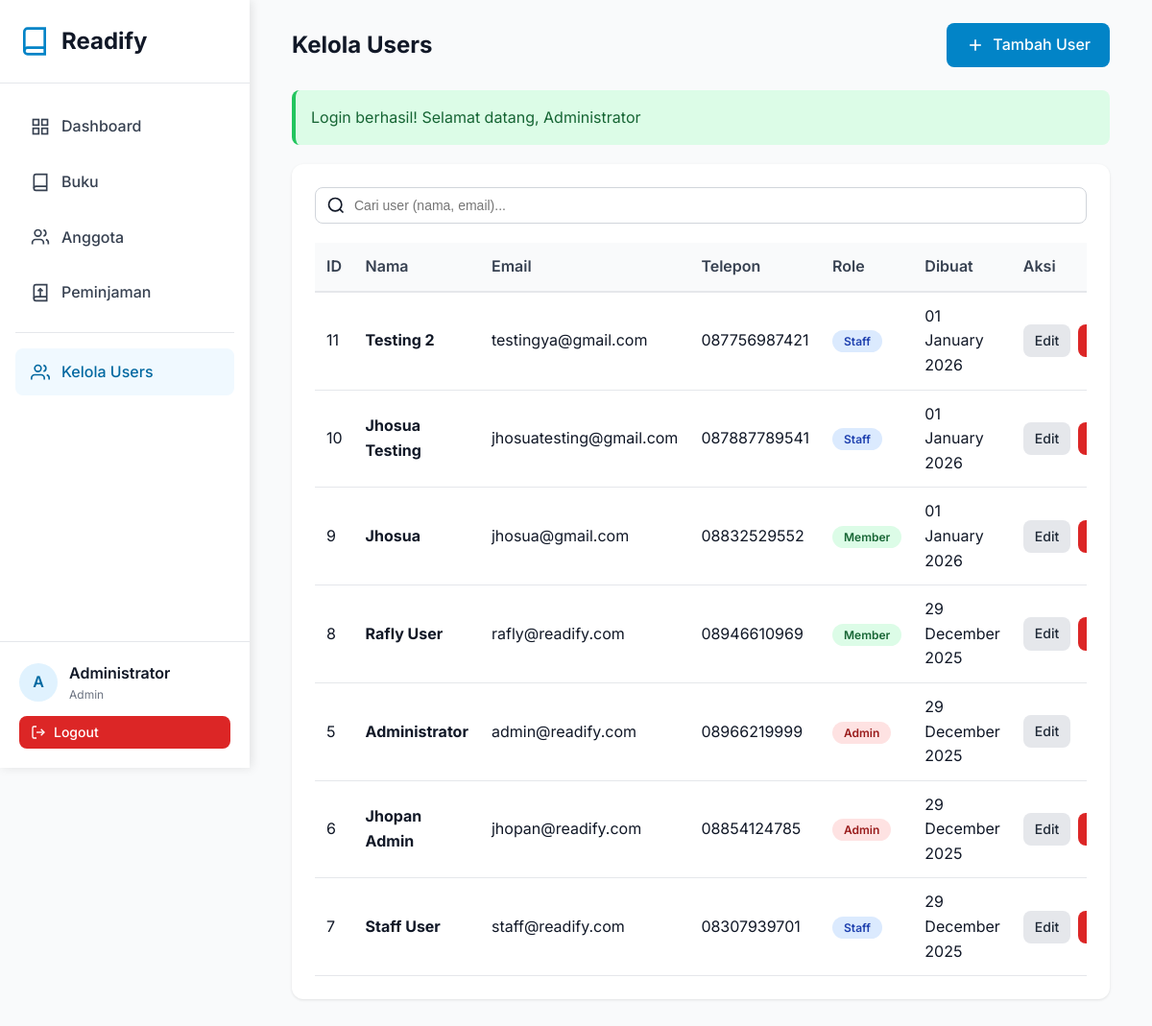
/pages/users/index.php (signed in), run on the app's committed database.
### tables this page shows
CREATE TABLE `users` (
  `id` int NOT NULL AUTO_INCREMENT,
  `name` varchar(100) NOT NULL,
  `email` varchar(100) NOT NULL,
  `phone` varchar(20) DEFAULT NULL,
  `password` varchar(255) NOT NULL,
  `role` enum('admin','staff','member') DEFAULT 'member',
  `created_at` timestamp NULL DEFAULT CURRENT_TIMESTAMP,
  `updated_at` timestamp NULL DEFAULT CURRENT_TIMESTAMP ON UPDATE CURRENT_TIMESTAMP,
  PRIMARY KEY (`id`),
  UNIQUE KEY `email` (`email`)
);

### config/config.php (called while the page is built, shortened)
<?php
require_once BASE_PATH . '/config/database.php';
function isLoggedIn() {
    return isset($_SESSION['user_id']);
}
function getCurrentUser() {
    if (isLoggedIn()) {
        $db = new Database();
        $user = $db->fetchOne("SELECT id, name, email, role FROM users WHERE id = ?", [$_SESSION['user_id']]);
        return $user;
    }
    return null;
}
function isAdmin() {
    return isLoggedIn() && isset($_SESSION['user_role']) && $_SESSION['user_role'] === 'admin';
}
function formatDate($date) {
    return date('d F Y', strtotime($date));
}
function getFlashMessage() {
    if (isset($_SESSION['flash_message'])) {
        $message = [
            'type' => $_SESSION['flash_type'],
            'message' => $_SESSION['flash_message']
        ];
        return $message;
    }
    return null;
}

### config/database.php (called while the page is built, shortened)
<?php
class Database {
    private $host = DB_HOST;
    private $user = DB_USER;
    private $pass = DB_PASS;
    private $dbname = DB_NAME;
    private $conn;
    private function connect() {
        $this->conn = null;
        try {
            $dsn = "mysql:host=" . $this->host . ";dbname=" . $this->dbname . ";charset=utf8mb4";
            $options = [
                PDO::ATTR_ERRMODE => PDO::ERRMODE_EXCEPTION,
                PDO::ATTR_DEFAULT_FETCH_MODE => PDO::FETCH_ASSOC,
                PDO::ATTR_EMULATE_PREPARES => false,
            ];
            $this->conn = new PDO($dsn, $this->user, $this->pass, $options);
        } catch(PDOException $e) {
            $this->error = $e->getMessage();
            die("Connection failed: " . $this->error);
        }
    }
    public function query($sql, $params = []) {
        try {
            $stmt = $this->conn->prepare($sql);
            $stmt->execute($params);
            return $stmt;
        } catch(PDOException $e) {
            throw new Exception($e->getMessage());
        }
    }
    public function fetchAll($sql, $params = []) {
        $stmt = $this->query($sql, $params);
        return $stmt->fetchAll();
    }
    public function fetchOne($sql, $params = []) {
        $stmt = $this->query($sql, $params);
        return $stmt->fetch();
    }
}

### pages/users/index.php (the view, shortened to what this page needs)
<?php
require_once '../../config/config.php';
$db = new Database();
$page = isset($_GET['page']) ? (int)$_GET['page'] : 1;
$offset = ($page - 1) * ITEMS_PER_PAGE;
$search = isset($_GET['search']) ? sanitize($_GET['search']) : '';
$searchQuery = $search ? " WHERE name LIKE '%$search%' OR email LIKE '%$search%'" : '';
$users = $db->fetchAll("SELECT * FROM users $searchQuery ORDER BY created_at DESC LIMIT " . ITEMS_PER_PAGE . " OFFSET $offset");
include_once '../../includes/header.php';
include_once '../../includes/sidebar.php';
?>
<div class="container">
    <div class="card-header">
        <h1 class="card-title">Kelola Users</h1>
        <a href="create.php" class="btn btn-primary">
            <svg width="20" height="20" viewBox="0 0 24 24" fill="none" stroke="currentColor" stroke-width="2">
                <line x1="12" y1="5" x2="12" y2="19"></line>
                <line x1="5" y1="12" x2="19" y2="12"></line>
            </svg>
            Tambah User
        </a>
    </div>
    <?php
    $flash = getFlashMessage();
    if ($flash):
    ?>
        <div class="alert alert-<?php echo $flash['type']; ?>">
            <?php echo $flash['message']; ?>
        </div>
    <?php endif; ?>
    <div class="card">
        <form method="GET" action="" class="search-bar">
            <input type="text" name="search" class="form-control" placeholder="Cari user (nama, email)..." value="<?php echo htmlspecialchars($search); ?>">
            <svg class="search-icon" width="20" height="20" viewBox="0 0 24 24" fill="none" stroke="currentColor" stroke-width="2">
                <circle cx="11" cy="11" r="8"></circle>
                <path d="m21 21-4.35-4.35"></path>
            </svg>
        </form>
        <div class="table-responsive">
            <table class="table">
                <thead>
                    <tr>
                        <th>ID</th>
                        <th>Nama</th>
                        <th>Email</th>
                        <th>Telepon</th>
                        <th>Role</th>
                        <th>Dibuat</th>
                        <th>Aksi</th>
                    </tr>
                </thead>
                <tbody>
                    <?php if (empty($users)): ?>
                        <tr>
                            <td colspan="7" style="text-align: center; padding: 40px; color: var(--gray-500);">
                                Tidak ada user ditemukan
                            </td>
                        </tr>
                    <?php else: ?>
                        <?php foreach ($users as $user): ?>
                            <tr>
                                <td><?php echo $user['id']; ?></td>
                                <td><strong><?php echo htmlspecialchars($user['name']); ?></strong></td>
                                <td><?php echo htmlspecialchars($user['email']); ?></td>
                                <td><?php echo htmlspecialchars($user['phone'] ?? '-'); ?></td>
                                <td>
                                    <?php if ($user['role'] == 'admin'): ?>
                                        <span class="badge badge-danger">Admin</span>
                                    <?php elseif ($user['role'] == 'staff'): ?>
                                        <span class="badge badge-info">Staff</span>
                                    <?php else: ?>
                                        <span class="badge badge-success">Member</span>
                                    <?php endif; ?>
                                </td>
                                <td><?php echo formatDate($user['created_at']); ?></td>
                                <td>
                                    <div style="display: flex; gap: 8px;">
                                        <a href="edit.php?id=<?php echo $user['id']; ?>" class="btn btn-sm btn-secondary">Edit</a>
                                        <?php if ($user['id'] != $_SESSION['user_id']): ?>
                                            <a href="delete.php?id=<?php echo $user['id']; ?>" class="btn btn-sm btn-danger" onclick="return confirmDelete('Hapus user ini?')">Hapus</a>
                                        <?php endif; ?>
                                    </div>
                                </td>
                            </tr>
                        <?php endforeach; ?>
                    <?php endif; ?>
                </tbody>
            </table>
        </div>
    </div>
</div>
<?php include_once '../../includes/footer.php'; ?>

### includes/sidebar.php
<?php
$currentPage = basename($_SERVER['PHP_SELF'], '.php');
$user = getCurrentUser();
?>
<div class="sidebar">
    <div class="sidebar-logo">
        <svg viewBox="0 0 24 24" fill="none" stroke="currentColor" stroke-width="2">
            <path d="M4 19.5A2.5 2.5 0 0 1 6.5 17H20"></path>
            <path d="M6.5 2H20v20H6.5A2.5 2.5 0 0 1 4 19.5v-15A2.5 2.5 0 0 1 6.5 2z"></path>
        </svg>
        <h1>Readify</h1>
    </div>
    <nav class="sidebar-nav">
        <a href="<?php echo SITE_URL; ?>/pages/dashboard.php" class="nav-item <?php echo $currentPage == 'dashboard' ? 'active' : ''; ?>">
            <svg viewBox="0 0 24 24" fill="none" stroke="currentColor" stroke-width="2">
                <rect x="3" y="3" width="7" height="7"></rect>
                <rect x="14" y="3" width="7" height="7"></rect>
                <rect x="14" y="14" width="7" height="7"></rect>
                <rect x="3" y="14" width="7" height="7"></rect>
            </svg>
            Dashboard
        </a>
        <a href="<?php echo SITE_URL; ?>/pages/books/index.php" class="nav-item <?php echo $currentPage == 'index' && strpos($_SERVER['PHP_SELF'], 'books') !== false ? 'active' : ''; ?>">
            <svg viewBox="0 0 24 24" fill="none" stroke="currentColor" stroke-width="2">
                <path d="M4 19.5A2.5 2.5 0 0 1 6.5 17H20"></path>
                <path d="M6.5 2H20v20H6.5A2.5 2.5 0 0 1 4 19.5v-15A2.5 2.5 0 0 1 6.5 2z"></path>
            </svg>
            Buku
        </a>
        <a href="<?php echo SITE_URL; ?>/pages/members/index.php" class="nav-item <?php echo $currentPage == 'index' && strpos($_SERVER['PHP_SELF'], 'members') !== false ? 'active' : ''; ?>">
            <svg viewBox="0 0 24 24" fill="none" stroke="currentColor" stroke-width="2">
                <path d="M16 21v-2a4 4 0 0 0-4-4H6a4 4 0 0 0-4 4v2"></path>
                <circle cx="9" cy="7" r="4"></circle>
                <path d="M22 21v-2a4 4 0 0 0-3-3.87"></path>
                <path d="M16 3.13a4 4 0 0 1 0 7.75"></path>
            </svg>
            Anggota
        </a>
        <a href="<?php echo SITE_URL; ?>/pages/loans/index.php" class="nav-item <?php echo $currentPage == 'index' && strpos($_SERVER['PHP_SELF'], 'loans') !== false ? 'active' : ''; ?>">
            <svg viewBox="0 0 24 24" fill="none" stroke="currentColor" stroke-width="2">
                <path d="M4 19.5A2.5 2.5 0 0 1 6.5 17H20"></path>
                <path d="M6.5 2H20v20H6.5A2.5 2.5 0 0 1 4 19.5v-15A2.5 2.5 0 0 1 6.5 2z"></path>
                <path d="M12 7v10"></path>
                <path d="M9 10l3-3 3 3"></path>
            </svg>
            Peminjaman
        </a>
        <?php if (isAdmin()): ?>
            <hr style="margin: 16px 0; border: none; border-top: 1px solid var(--gray-200);">
            <a href="<?php echo SITE_URL; ?>/pages/users/index.php" class="nav-item <?php echo $currentPage == 'index' && strpos($_SERVER['PHP_SELF'], 'users') !== false ? 'active' : ''; ?>">
                <svg viewBox="0 0 24 24" fill="none" stroke="currentColor" stroke-width="2">
                    <path d="M17 21v-2a4 4 0 0 0-4-4H5a4 4 0 0 0-4 4v2"></path>
                    <circle cx="9" cy="7" r="4"></circle>
                    <path d="M23 21v-2a4 4 0 0 0-3-3.87"></path>
                    <path d="M16 3.13a4 4 0 0 1 0 7.75"></path>
                </svg>
                Kelola Users
            </a>
        <?php endif; ?>
    </nav>
    <div class="sidebar-user">
        <div class="user-info">
            <div class="user-avatar"><?php echo strtoupper(substr($user['name'], 0, 1)); ?></div>
            <div>
                <div class="user-name"><?php echo htmlspecialchars($user['name']); ?></div>
                <div class="user-role"><?php echo ucfirst($user['role']); ?></div>
            </div>
        </div>
        <a href="<?php echo SITE_URL; ?>/pages/auth/logout.php" class="btn btn-danger btn-sm" style="width: 100%;">
            <svg width="16" height="16" viewBox="0 0 24 24" fill="none" stroke="currentColor" stroke-width="2">
                <path d="M9 21H5a2 2 0 0 1-2-2V5a2 2 0 0 1 2-2h4"></path>
                <polyline points="16 17 21 12 16 7"></polyline>
                <line x1="21" y1="12" x2="9" y2="12"></line>
            </svg>
            Logout
        </a>
    </div>
</div>
<div class="main-content">

### assets/css/style.css (style rules this page uses)
:root { --primary-50: #f0f9ff; --primary-100: #e0f2fe; --primary-500: #0ea5e9; --primary-600: #0284c7; --primary-700: #0369a1; --gray-50: #f9fafb; --gray-100: #f3f4f6; --gray-200: #e5e7eb; --gray-300: #d1d5db; --gray-500: #6b7280; --gray-600: #4b5563; --gray-700: #374151; --gray-800: #1f2937; --gray-900: #111827; }
* { margin: 0; padding: 0; box-sizing: border-box; }
body { font-family: "Inter", -apple-system, BlinkMacSystemFont, "Segoe UI", sans-serif; background-color: var(--gray-50); color: var(--gray-900); line-height: 1.6; }
.container { max-width: 1200px; margin: 0 auto; padding: 0 20px; }
.sidebar { position: fixed; top: 0; left: 0; height: 100vh; width: 260px; background: white; box-shadow: 2px 0 10px rgba(0, 0, 0, 0.1); z-index: 1000; overflow-y: auto; }
.sidebar-logo { padding: 24px 20px; border-bottom: 1px solid var(--gray-200); display: flex; align-items: center; gap: 12px; }
.sidebar-logo svg { width: 32px; height: 32px; color: var(--primary-600); }
.sidebar-logo h1 { font-size: 24px; font-weight: 700; color: var(--gray-900); }
.sidebar-nav { padding: 20px 16px; }
.nav-item { display: flex; align-items: center; gap: 12px; padding: 12px 16px; margin-bottom: 8px; border-radius: 8px; color: var(--gray-700); text-decoration: none; transition: all 0.2s; font-weight: 500; }
.nav-item.active { background-color: var(--primary-50); color: var(--primary-700); }
.nav-item svg { width: 20px; height: 20px; }
.sidebar-user { position: absolute; bottom: 0; left: 0; right: 0; padding: 20px; border-top: 1px solid var(--gray-200); }
.user-info { display: flex; align-items: center; gap: 12px; margin-bottom: 12px; }
.user-avatar { width: 40px; height: 40px; border-radius: 50%; background: var(--primary-100); display: flex; align-items: center; justify-content: center; font-weight: 600; color: var(--primary-700); }
.user-name { font-weight: 600; color: var(--gray-900); }
.user-role { font-size: 12px; color: var(--gray-500); }
.main-content { margin-left: 260px; padding: 24px; min-height: 100vh; }
.card { background: white; border-radius: 12px; box-shadow: 0 1px 3px rgba(0, 0, 0, 0.1); padding: 24px; margin-bottom: 24px; }
.card-header { display: flex; justify-content: space-between; align-items: center; margin-bottom: 24px; }
.card-title { font-size: 24px; font-weight: 700; color: var(--gray-900); }
.btn { padding: 10px 20px; border-radius: 8px; font-weight: 500; cursor: pointer; border: none; transition: all 0.2s; text-decoration: none; display: inline-flex; align-items: center; gap: 8px; }
.btn-primary { background-color: var(--primary-600); color: white; }
.btn-secondary { background-color: var(--gray-200); color: var(--gray-800); }
.btn-danger { background-color: #dc2626; color: white; }
.btn-sm { padding: 6px 12px; font-size: 14px; }
.form-control { width: 100%; padding: 10px 16px; border: 1px solid var(--gray-300); border-radius: 8px; font-size: 14px; transition: all 0.2s; }
.table-responsive { overflow-x: auto; }
.table { width: 100%; border-collapse: collapse; }
.table th { background-color: var(--gray-50); padding: 12px; text-align: left; font-weight: 600; color: var(--gray-700); border-bottom: 2px solid var(--gray-200); }
.table td { padding: 12px; border-bottom: 1px solid var(--gray-200); }
.badge { padding: 4px 12px; border-radius: 12px; font-size: 12px; font-weight: 600; }
.badge-success { background-color: #dcfce7; color: #166534; }
.badge-danger { background-color: #fee2e2; color: #991b1b; }
.badge-info { background-color: #dbeafe; color: #1e40af; }
.alert { padding: 16px; border-radius: 8px; margin-bottom: 20px; }
.alert-success { background-color: #dcfce7; color: #166534; border-left: 4px solid #22c55e; }
.search-bar { position: relative; margin-bottom: 20px; }
.search-bar input { padding-left: 40px; }
.search-icon { position: absolute; left: 12px; top: 50%; transform: translateY(-50%); color: var(--gray-400); }

### data on the page
users: name "A", name "Administrator", role "Admin", id "5", email "admin@readify.com", phone "08966219999", created_at "29 December 2025"
users: id "11", name "Testing 2", email "testingya@gmail.com", phone "087756987421", role "Staff", created_at "01 January 2026"
users: id "10", name "Jhosua Testing", email "jhosuatesting@gmail.com", phone "087887789541", role "Staff", created_at "01 January 2026"
users: id "9", name "Jhosua", email "jhosua@gmail.com", phone "08832529552", role "Member", created_at "01 January 2026"
users: id "8", name "Rafly User", email "rafly@readify.com", phone "08946610969", role "Member", created_at "29 December 2025"
users: id "6", name "Jhopan Admin", email "jhopan@readify.com", phone "08854124785", role "Admin", created_at "29 December 2025"
users: id "7", name "Staff User", email "staff@readify.com", phone "08307939701", role "Staff", created_at "29 December 2025"

### other printed values
$flash['message'] "Login berhasil! Selamat datang, Administrator"
